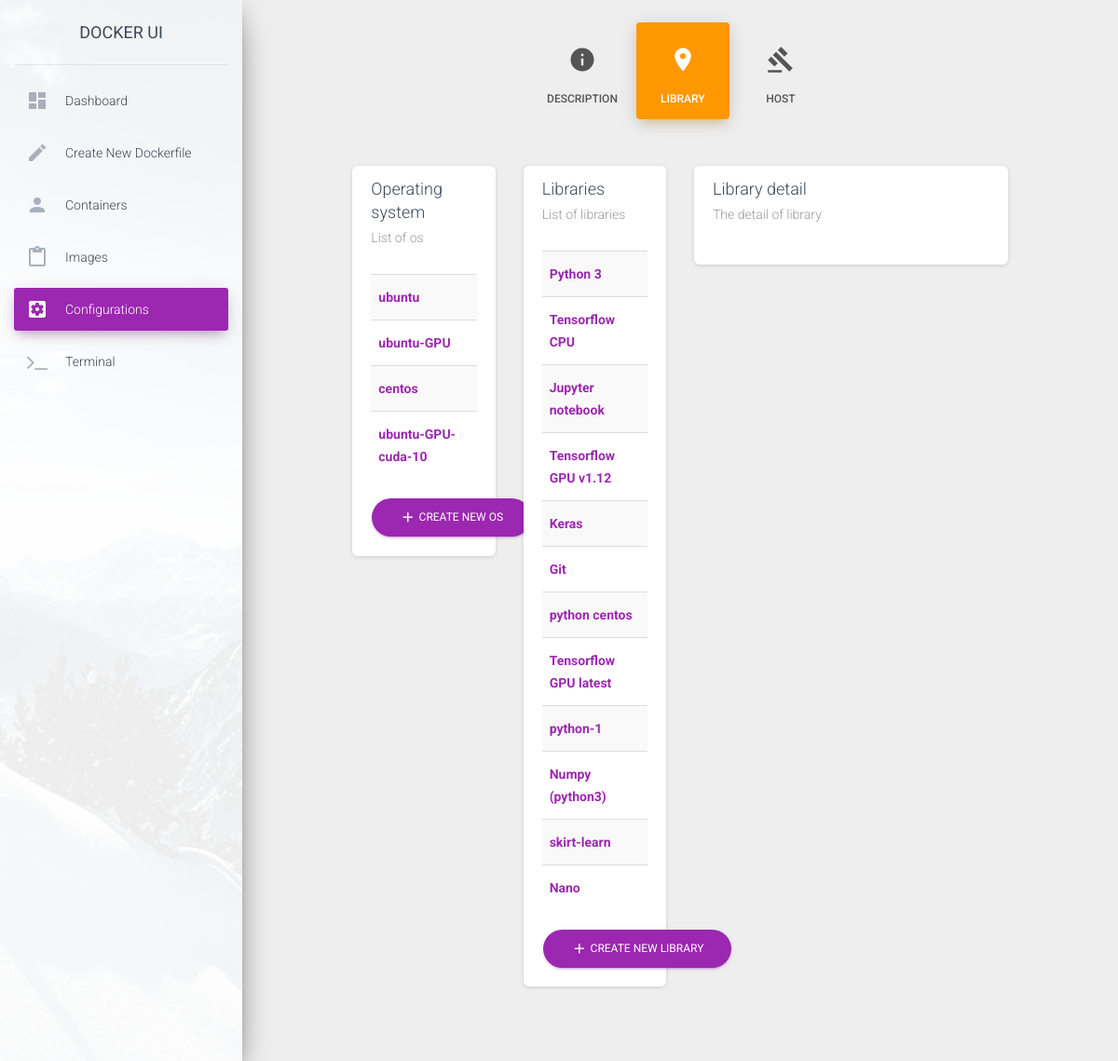
Page /src/html/src/Configuration.php (signed in) on the earlier database version.
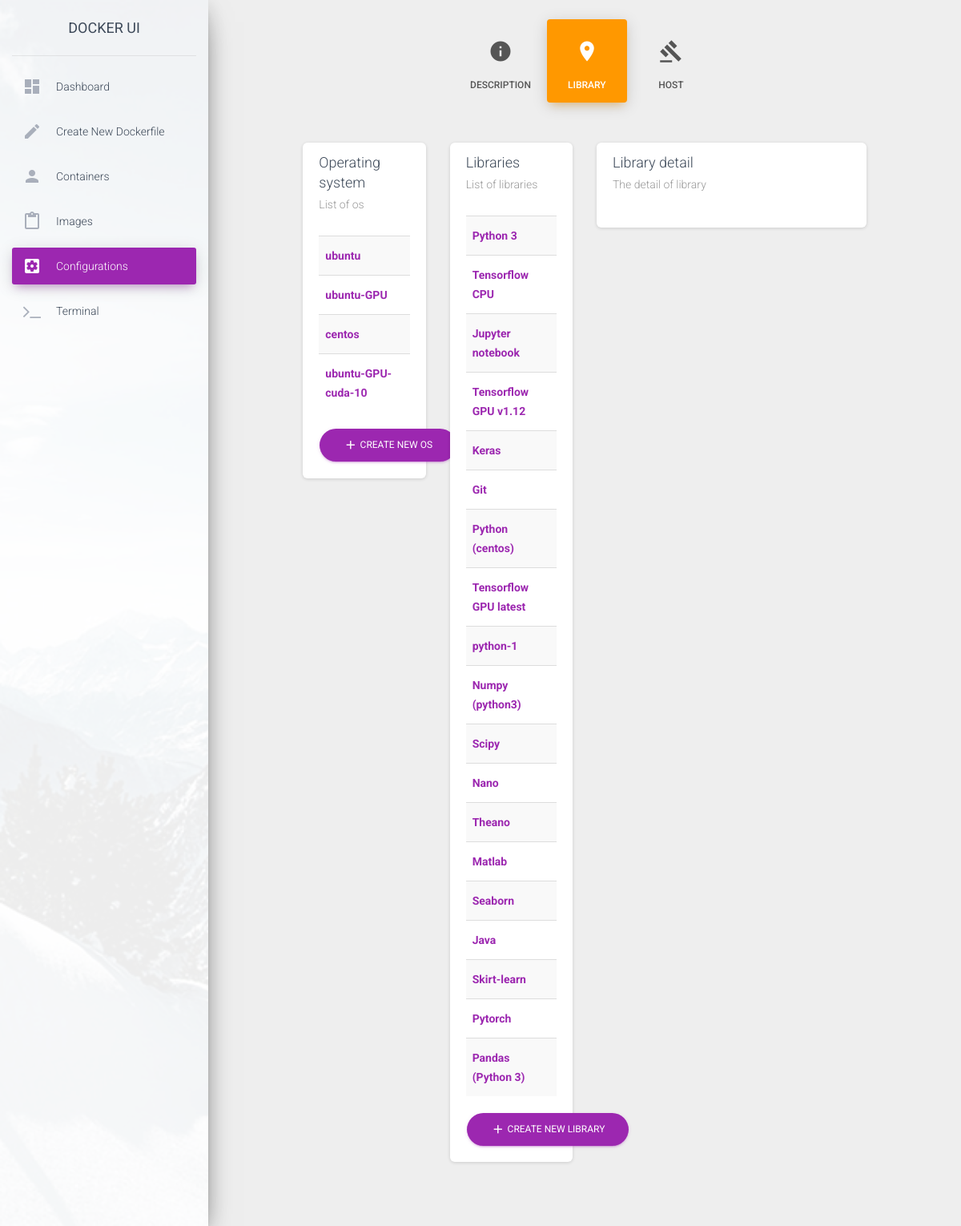
Same page on the later database version.
### tables this page shows
CREATE TABLE library (
    id INTEGER PRIMARY KEY AUTOINCREMENT,
    name TEXT NOT NULL UNIQUE,
    isGPU BOOLEAN NOT NULL
);

### src/model/LibraryModel.php (called while the page is built, shortened)
<?php
    class LibraryModel {
        private $id;
        private $name;
        public function getId()
        {
            return $this->id;
        }
        public function setId($id): void
        {
            $this->id = $id;
        }
        public function getName()
        {
            return $this->name;
        }
        public function setName($name): void
        {
            $this->name = $name;
        }
    }
?>

### src/dao/LibraryDao.php (called while the page is built, shortened)
<?php
    class LibraryDao{
        function getAll() :array {
            $db = new Database();
            $sqlQuery = "SELECT * FROM library";
            $ret = $db->query($sqlQuery);
            $result = [];
            while($row = $ret->fetchArray(SQLITE3_ASSOC) ) {
               array_push($result, new LibraryEntity($row['id'], $row['name'], $row['isGPU']));
            }
            return $result;
        }
    }
?>

### src/service/LibraryService.php (called while the page is built, shortened)
<?php
    include_once(__DIR__.'/../dao/LibraryDao.php');
    include_once(__DIR__.'/../model/LibraryModel.php');
    class LibraryService {
        private $libraryDao;
        private $dependenceDao;
        function __construct(){
            $this->libraryDao = new LibraryDao();
            $this->dependenceDao = new DependenceDao();
        }
        public function getAllImageModelsMapById() {
            $libraryEntities = $this->libraryDao->getAll();
            $libraryModelMapById = array();
            foreach ($libraryEntities as $libraryEntity) {
                $libraryModelMapById[$libraryEntity->getId()] = LibraryModel::fromEntity($libraryEntity);
            }
            $dependences = $this->dependenceDao->getAll();
            foreach ($dependences as $dependence) {
                $libraryModelMapById[$dependence->getLibraryId()]->addParentLibrary($libraryModelMapById[$dependence->getParentLibraryId()]);
                $libraryModelMapById[$dependence->getParentLibraryId()]->addChildLibrary($libraryModelMapById[$dependence->getLibraryId()]);
            }
            return $libraryModelMapById;
        }
    }
?>

### src/html/src/library/LibraryPage.php (the view, shortened to what the changed rows need)
<?php
    include_once (__DIR__."/../../../service/LibraryService.php");
    $libraryService = new LibraryService();
    $GLOBALS['libraries'] = $libraryService->getAllImageModelsMapById();
?>
<div class="col-md-10 ml-auto mr-auto">
    <div class="row">
        <div class="col-md-3">
            <div class="card">
                <div class="card-body">
                    <table class="table table-striped table-hover">
                        <tbody>
                            <?php
                                foreach ($GLOBALS['libraries'] as $library) {
                                    if (!$library->isOS()) {
                                        continue;
                                    }
                                    echo "<tr>";
                                    echo "<th><a href='./Configuration.php?library-id=". $library->getId()."'>".$library->getName()."</a></th>";
                                    echo "</tr>";
                                }
                            ?>
                        </tbody>
                    </table>
                </div>
            </div>
        </div>
        <div class="col-md-3">
            <div class="card">
                <div class="card-body">
                    <table class="table table-striped table-hover">
                        <tbody>
                            <?php
                                foreach ($GLOBALS['libraries'] as $library) {
                                    if ($library->isOS()) {
                                        continue;
                                    }
                                    echo "<tr>";
                                    echo "<th><a href='./Configuration.php?library-id=". $library->getId()."'>".$library->getName()."</th>";
                                    echo "</tr>";
                                }
                            ?>
                        </tbody>
                    </table>
                </div>
            </div>
        </div>
    </div>
</div>

Differences in the rows shown:
changed library: name "python centos" → "Python (centos)"
changed library: name "skirt-learn" → "Scipy"
added library: name "Theano", shown under "Libraries"
added library: name "Matlab", shown under "Libraries"
added library: name "Seaborn", shown under "Libraries"
added library: name "Java", shown under "Libraries"
added library: name "Skirt-learn", shown under "Libraries"
added library: name "Pytorch", shown under "Libraries"
added library: name "Pandas (Python 3)", shown under "Libraries"
